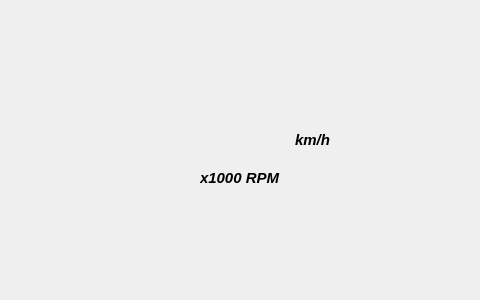
<?xml version="1.0" encoding="UTF-8"?>
<ui version="4.0">
 <class>TachoWidget</class>
 <widget class="QWidget" name="TachoWidget">
  <property name="geometry">
   <rect>
    <x>0</x>
    <y>0</y>
    <width>480</width>
    <height>300</height>
   </rect>
  </property>
  <property name="windowTitle">
   <string>Form</string>
  </property>
  <widget class="QLabel" name="label">
   <property name="geometry">
    <rect>
     <x>295</x>
     <y>132</y>
     <width>41</width>
     <height>16</height>
    </rect>
   </property>
   <property name="font">
    <font>
     <pointsize>11</pointsize>
     <weight>75</weight>
     <italic>true</italic>
     <bold>true</bold>
    </font>
   </property>
   <property name="text">
    <string>km/h</string>
   </property>
  </widget>
  <widget class="QLabel" name="label_2">
   <property name="geometry">
    <rect>
     <x>200</x>
     <y>170</y>
     <width>91</width>
     <height>16</height>
    </rect>
   </property>
   <property name="font">
    <font>
     <pointsize>11</pointsize>
     <weight>75</weight>
     <italic>true</italic>
     <bold>true</bold>
    </font>
   </property>
   <property name="text">
    <string>x1000 RPM</string>
   </property>
  </widget>
 </widget>
 <resources/>
 <connections/>
</ui>
